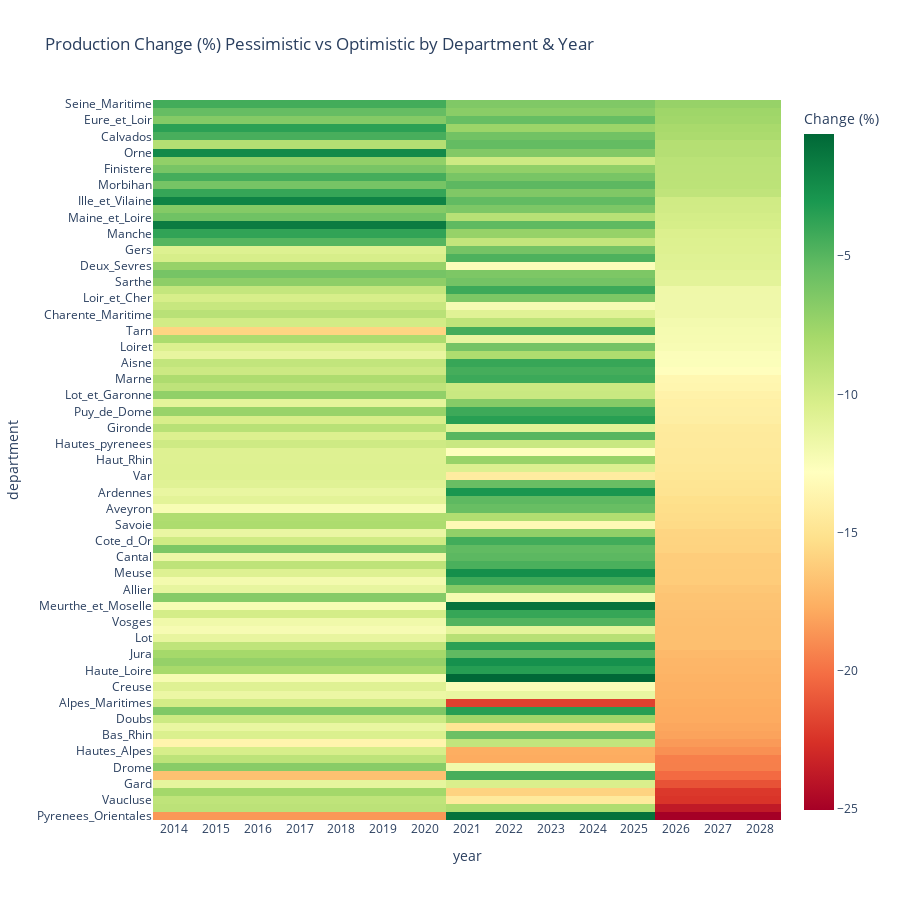

The cell this chart's notebook holds for it:
### Code cell
# Heatmap: % production drop across departments × years
heatmap_data = focus_pivot.pivot_table(
    index="department", columns="year", values="drop_pct"
).sort_values(focus_years[-1], ascending=False)

fig_heat = px.imshow(
    heatmap_data,
    color_continuous_scale="RdYlGn",
    aspect="auto",
    title="Production Change (%) Pessimistic vs Optimistic by Department & Year",
    labels={"color": "Change (%)"},
    height=900,
)
fig_heat.update_xaxes(dtick=1)
fig_heat.show()

### Figure 1 — Plotly figure (JSON) as saved in the notebook; plotly's stock layout.template omitted (floating-point values rounded to 4 significant figures; data arrays with more than 128 entries replaced by an {"elided": "..."} marker saying what was removed)
{"data": [{"coloraxis": "coloraxis", "hovertemplate": "year: %{x}<br>department: %{y}<br>Change (%): %{z}<extra></extra>", "name": "0", "type": "heatmap", "x": [2017, 2024, 2027], "xaxis": "x", "y": ["Seine_Maritime", "Eure", "Eure_et_Loir", "Cotes_d_Armor", "Calvados", "Yvelines", "Orne", "Vendee", "Finistere", "Pas_de_Calais", "Morbihan", "Somme", "Ille_et_Vilaine", "Oise", "Maine_et_Loire", "Mayenne", "Manche", "Loire_Atlantique", "Gers", "Essonne", "Deux_Sevres", "Nord", "Sarthe", "Seine_et_Marne", "Loir_et_Cher", "Vienne", "Charente_Maritime", "Indre_et_Loire", "Tarn", "Haute_Savoie", "Loiret", "Indre", "Aisne", "Haute_Garonne", "Marne", "Landes", "Lot_et_Garonne", "Cher", "Puy_de_Dome", "Aube", "Gironde", "Nievre", "Hautes_pyrenees", "Charente", "Haut_Rhin", "Pyrenees_Atlantiques", "Var", "Yonne", "Ardennes", "Ariege", "Aveyron", "Tarn_et_Garonne", "Savoie", "Territoire_de_Belfort", "Cote_d_Or", "Ain", "Cantal", "Haute_Saone", "Meuse", "Aude", "Allier", "Isere", "Meurthe_et_Moselle", "Haute_Marne", "Vosges", "Correze", "Lot", "Saone_et_Loire", "Jura", "Loire", "Haute_Loire", "Moselle", "Creuse", "Dordogne", "Alpes_Maritimes", "Rhone", "Doubs", "Haute_Vienne", "Bas_Rhin", "Herault", "Hautes_Alpes", "Alpes_de_Haute_Provence", "Drome", "Lozere", "Gard", "Bouches_du_Rhone", "Vaucluse", "Ardeche", "Pyrenees_Orientales"], "yaxis": "y", "z": {"elided": "89x3 float values"}}], "layout": {"coloraxis": {"colorbar": {"title": {"text": "Change (%)"}}, "colorscale": [[0, "rgb(165,0,38)"], [0.1, "rgb(215,48,39)"], [0.2, "rgb(244,109,67)"], [0.3, "rgb(253,174,97)"], [0.4, "rgb(254,224,139)"], [0.5, "rgb(255,255,191)"], [0.6, "rgb(217,239,139)"], [0.7, "rgb(166,217,106)"], [0.8, "rgb(102,189,99)"], [0.9, "rgb(26,152,80)"], [1, "rgb(0,104,55)"]]}, "height": 900, "title": {"text": "Production Change (%) Pessimistic vs Optimistic by Department & Year"}, "xaxis": {"anchor": "y", "domain": [0, 1], "dtick": 1, "title": {"text": "year"}}, "yaxis": {"anchor": "x", "autorange": "reversed", "domain": [0, 1], "title": {"text": "department"}}}}
